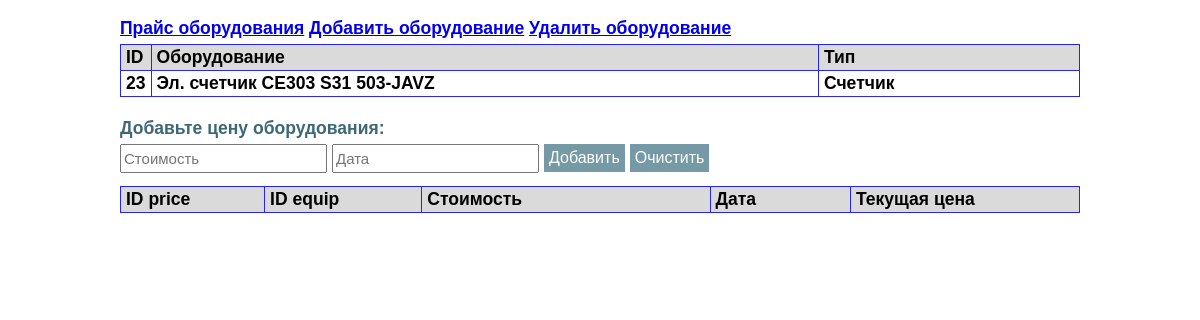
Page /1_equip on the committed database.
### tables this page shows
CREATE TABLE equips (
                            id integer not null primary key autoincrement,
                            equip text not null COLLATE NOCASE,
                            type text COLLATE NOCASE);

### app_equip.py (the view)
@app.route('/1_equip', methods=['GET','POST'])
def add_price() -> str:
    dbs = db_sqlite.EquipDB()
    filter_id = request.form.get('id_1_eq','')
    equip = next(dbs.get_eqips(filter_id, '', ''))
    if request.form.get('price') and request.form.get('date'):
        dbs.add_price(filter_id, request.form['price'], request.form['date'])
    res_prices = dbs.get_prices(filter_id)
    return render_template('1_equip.html', the_title='Одна позиция', the_part1='equip', the_part2='prices', the_res1=equip, the_res2=res_prices)

### db_sqlite.py (called while the page is built)
def sqlite_lower(value_):
        return value_.lower()

    def get_eqips(self, id="", name_eq="", type_eq=""):
        with sqlite3.connect(self._database) as connection:
            connection.create_collation("NOCASE", ignore_case_collation)
            connection.create_function("LOWER", 1, sqlite_lower)
            connection.create_function("UPPER", 1, sqlite_upper)
            result = connection.execute("""select eq.id, eq.equip, eq.type, pr.id_eq, pr.price, pr.date, pr.actual from equips as eq
                        LEFT OUTER JOIN (select * from prices where actual=1) as pr
                        ON eq.id =pr.id_eq
                        where eq.id LIKE ? and LOWER(eq.equip) LIKE ? and LOWER(eq.type) LIKE ?""", (f'%{id}%',f'%{name_eq.lower()}%', f'%{type_eq.lower()}%'))
        return result

    def get_prices(self, id_eq=""):
        with sqlite3.connect(self._database) as connection:
            result = connection.execute("""select * from prices where id_eq=? order by actual DESC, date DESC""", (id_eq,))
        return result

### templates/1_equip.html (shortened to what this page needs)
{% extends 'base.html' %}
{% block body %}
<table class="table">
<thead>
    <tr>
        <td width="10px">ID</td>
        <td >Оборудование</td>
        <td width="250px">Тип </td>
    </tr>
</thead>
<tbody>
    <tr>
        <td>{{the_res1[0]}}</td>
        <td>{{the_res1[1]}}</td>
        <td>{{the_res1[2]}}</td>
    </tr>
</tbody>
</table>
<form method='POST' action='/1_equip'>
    <br>
    <div class="form_text">Добавьте цену оборудования:</div>
    <div class="div_float">
        <input class='input_filtr' name='price' type='TEXT' value='' placeholder="Стоимость">
    </div>
    <div class="div_float">
        <input class='input_filtr' name='date' type='TEXT' value='' placeholder="Дата">
    </div>
    <div class="div_float">
        <input class='form_button' value='Добавить' type='SUBMIT'>
    </div>
    <div class="div_float">
        <input class='form_button' value='Очистить' type='Reset'>
    </div>
</form>
<br>
<br>
<table class="table">
    <thead>
        <tr>
            <td width="10px">ID price</td>
            <td width="10px">ID equip</td>
            <td width="20px">Стоимость</td>
            <td width="20px">Дата</td>
            <td width="20px">Текущая цена</td>
        </tr>
    </thead>
    </table>
{% endblock %}

### static/main.css (style rules this page uses)
body { font-family: Arial, sans-serif; font-size: 15px; line-height: 1.2; color:black; background-color: #ffffff; margin-left: 10%; margin-right: 10%; margin-top: 0%; margin-bottom: 0%; }
.div_float { float: left; margin: 0; padding: 5px; padding-left: 0px; }
.input_filtr { height: 23px; font-size: 15px; }
.form_text { color:#3d6875; text-indent: 0px; text-align: left; font-weight: bold; margin:0px; }
.form_button { color: white; font-size: 16px; font-weight: normal; background-color: #769aa5; border: 0; padding: 5px; }
div { margin-left: 10px; margin-right: 10px; }
.table { border: 1px solid #2724eb; width: 100%; border-collapse: collapse; table-layout: auto; margin-top: 5px; }
.table thead { background-color: #dadada; font-weight: bold; }
.table td { border: 1px solid #2724eb; padding: 2px 5px; }

### rows in the picture
equips: id "23", equip "Эл. счетчик СЕ303 S31 503-JAVZ", type "Счетчик"
